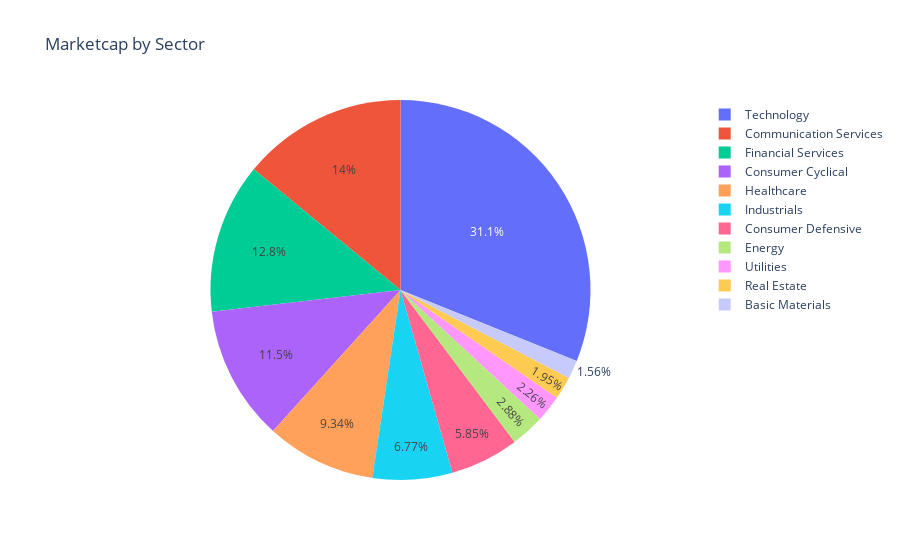

Notebook source saved alongside this figure:
### Code cell
fig = px.pie(sp_comp, values='Marketcap', names='Sector', title='Marketcap by Sector')
fig.show()

### Figure 1 — Plotly figure (JSON) as saved in the notebook; plotly's stock layout.template omitted (floating-point values rounded to 4 significant figures; data arrays with more than 128 entries replaced by an {"elided": "..."} marker saying what was removed)
{"data": [{"domain": {"x": [0, 1], "y": [0, 1]}, "hovertemplate": "Sector=%{label}<br>Marketcap=%{value}<extra></extra>", "labels": {"elided": "502 str values"}, "legendgroup": "", "name": "", "showlegend": true, "type": "pie", "values": {"elided": "502 int values"}}], "layout": {"legend": {"tracegroupgap": 0}, "title": {"text": "Marketcap by Sector"}}}
